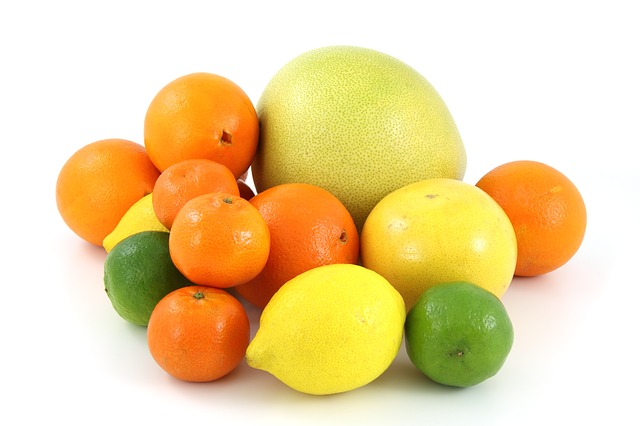
#> input picture source_image/live_1.jpg, 640 x 426 px, found by its file name
$ python image_resize.py
#> lines starting #> are read from the running program, lines starting #| are printed output that depends on the picture
import cv2

if __name__ == "__main__":

    img = cv2.imread(".\\source_image\\live_1.jpg")
#> img is the input picture: shape (426, 640, 3); mean B, G, R 159.2, 213.2, 237.1

    # 顯示影像資訊（寬、高、維度)
    print("Shape of Color Image: {}".format(img.shape))
#| Shape of Color Image: (426, 640, 3)

    # 影像放大（寬, 高）
    img_zoomin = cv2.resize(img, (660, 512), interpolation=cv2.INTER_CUBIC)
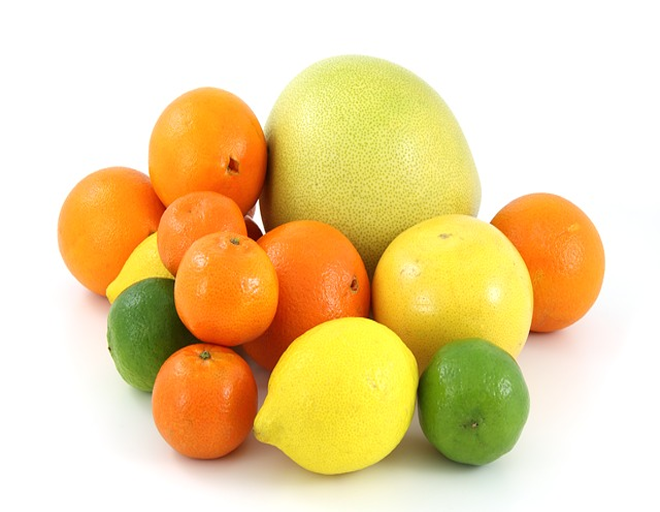
#> img_zoomin: shape (512, 660, 3); mean B, G, R 159.2, 213.2, 237.1
    cv2.imshow("ZoomIn Image", img_zoomin)

    # 影像縮小
    img_zoomout = cv2.resize(img, (165, 128), interpolation=cv2.INTER_AREA)
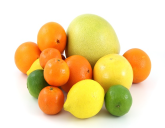
#> img_zoomout: shape (128, 165, 3); mean B, G, R 159.2, 213.2, 237.1
    cv2.imshow('ZoomOut Image', img_zoomout)

    # cv2.imwrite(".\\image_resize\\saved_img.jpg", img_zoomin)

    cv2.waitKey(0)
    cv2.destroyAllWindows()

$ run again, with source_image/live_2.jpg copied over source_image/live_1.jpg
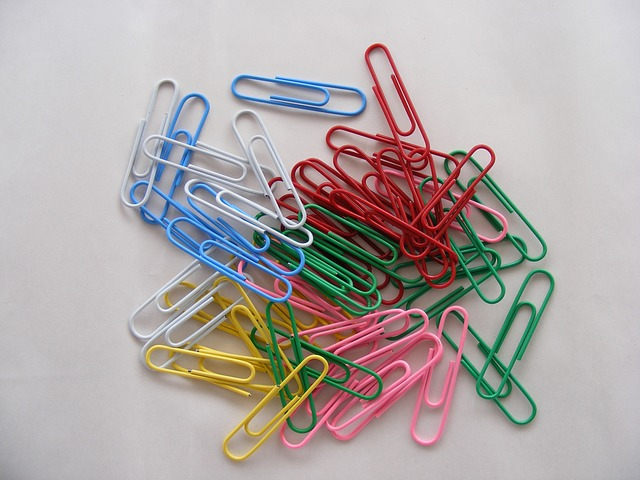
#> input picture source_image/live_2.jpg, 640 x 480 px, found by its file name
#> img is the input picture: shape (480, 640, 3); mean B, G, R 166.2, 167.7, 176.2
#| Shape of Color Image: (480, 640, 3)
#> `img_zoomin = cv2.resize(img, (660, 512), interpolation=cv2.INTER_CUBIC)`:
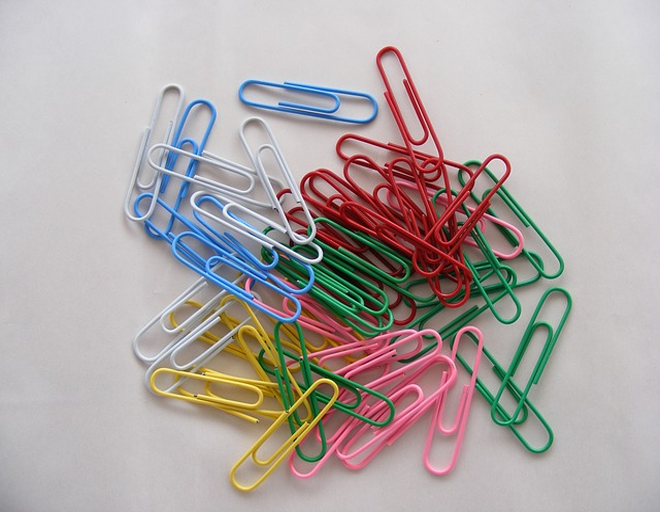
#> img_zoomin: shape (512, 660, 3); mean B, G, R 166.2, 167.7, 176.2
#> `img_zoomout = cv2.resize(img, (165, 128), interpolation=cv2.INTER_AREA)`:
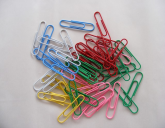
#> img_zoomout: shape (128, 165, 3); mean B, G, R 166.2, 167.7, 176.2

$ run again, with source_image/Fighter_1.jpg copied over source_image/live_1.jpg
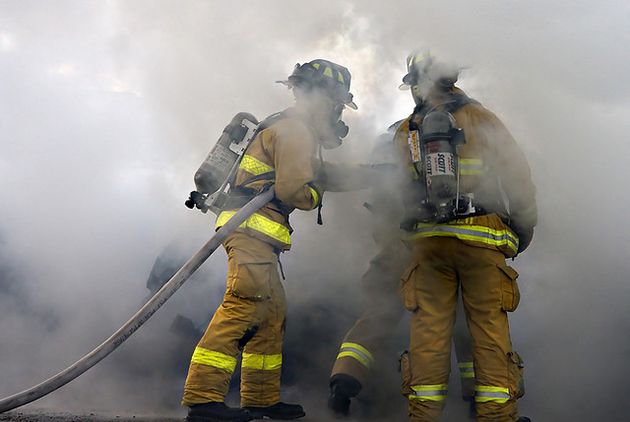
#> input picture source_image/Fighter_1.jpg, 630 x 422 px, found by its file name
#> img is the input picture: shape (422, 630, 3); mean B, G, R 134.5, 140.1, 142.9
#| Shape of Color Image: (422, 630, 3)
#> `img_zoomin = cv2.resize(img, (660, 512), interpolation=cv2.INTER_CUBIC)`:
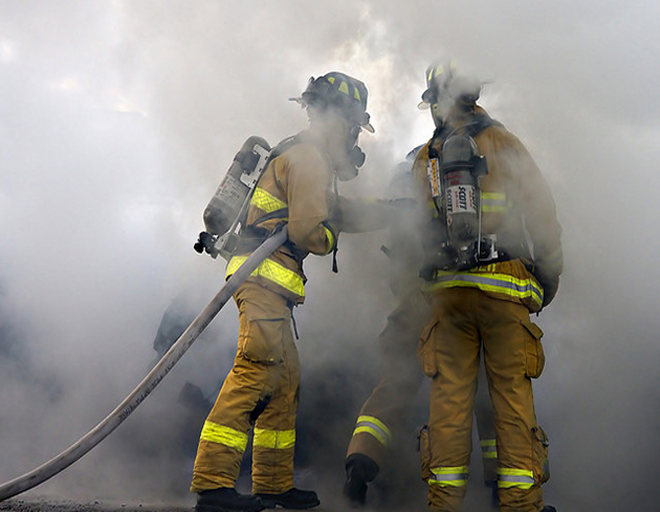
#> img_zoomin: shape (512, 660, 3); mean B, G, R 134.5, 140.1, 142.9
#> `img_zoomout = cv2.resize(img, (165, 128), interpolation=cv2.INTER_AREA)`:
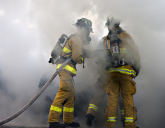
#> img_zoomout: shape (128, 165, 3); mean B, G, R 134.5, 140.1, 142.9

$ run again, with source_image/Fighter_2.jpg copied over source_image/live_1.jpg
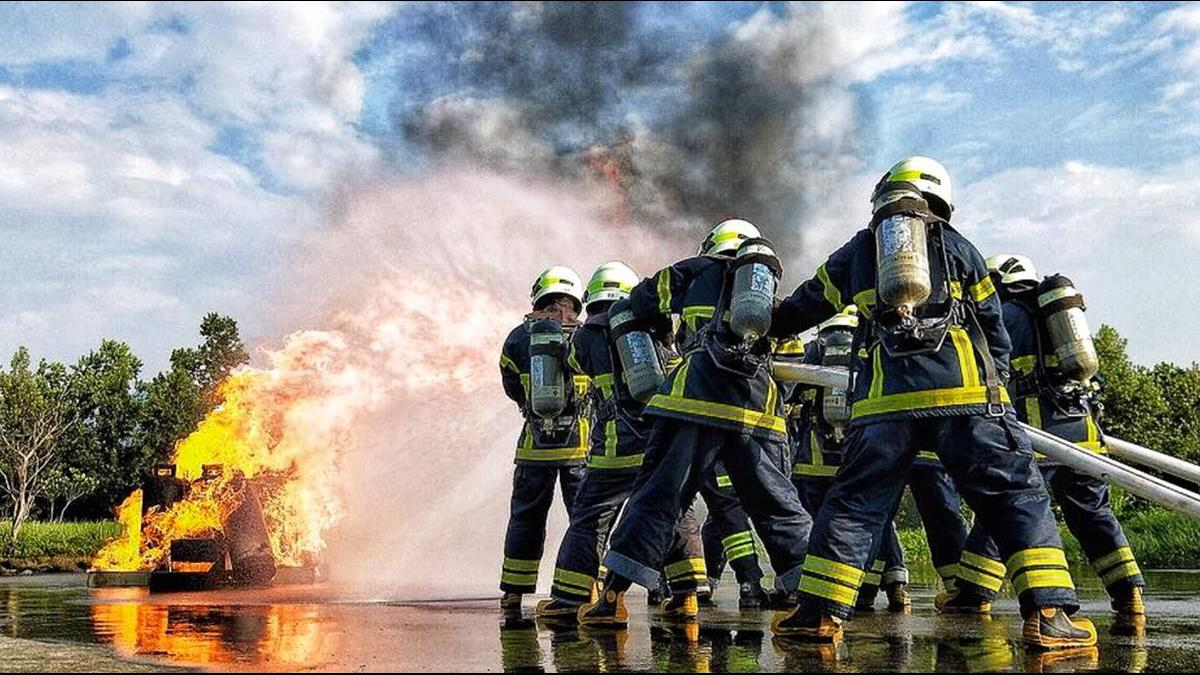
#> input picture source_image/Fighter_2.jpg, 1200 x 675 px, found by its file name
#> img is the input picture: shape (675, 1200, 3); mean B, G, R 132.4, 138.6, 139.6
#| Shape of Color Image: (675, 1200, 3)
#> `img_zoomin = cv2.resize(img, (660, 512), interpolation=cv2.INTER_CUBIC)`:
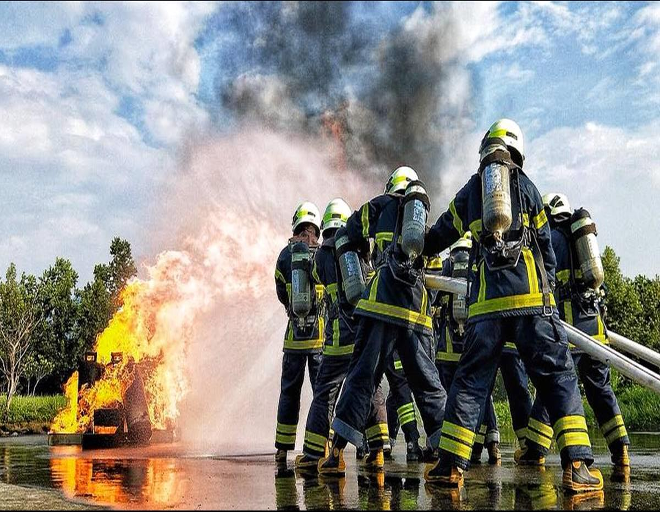
#> img_zoomin: shape (512, 660, 3); mean B, G, R 132.4, 138.6, 139.6
#> `img_zoomout = cv2.resize(img, (165, 128), interpolation=cv2.INTER_AREA)`:
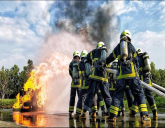
#> img_zoomout: shape (128, 165, 3); mean B, G, R 132.4, 138.6, 139.6
